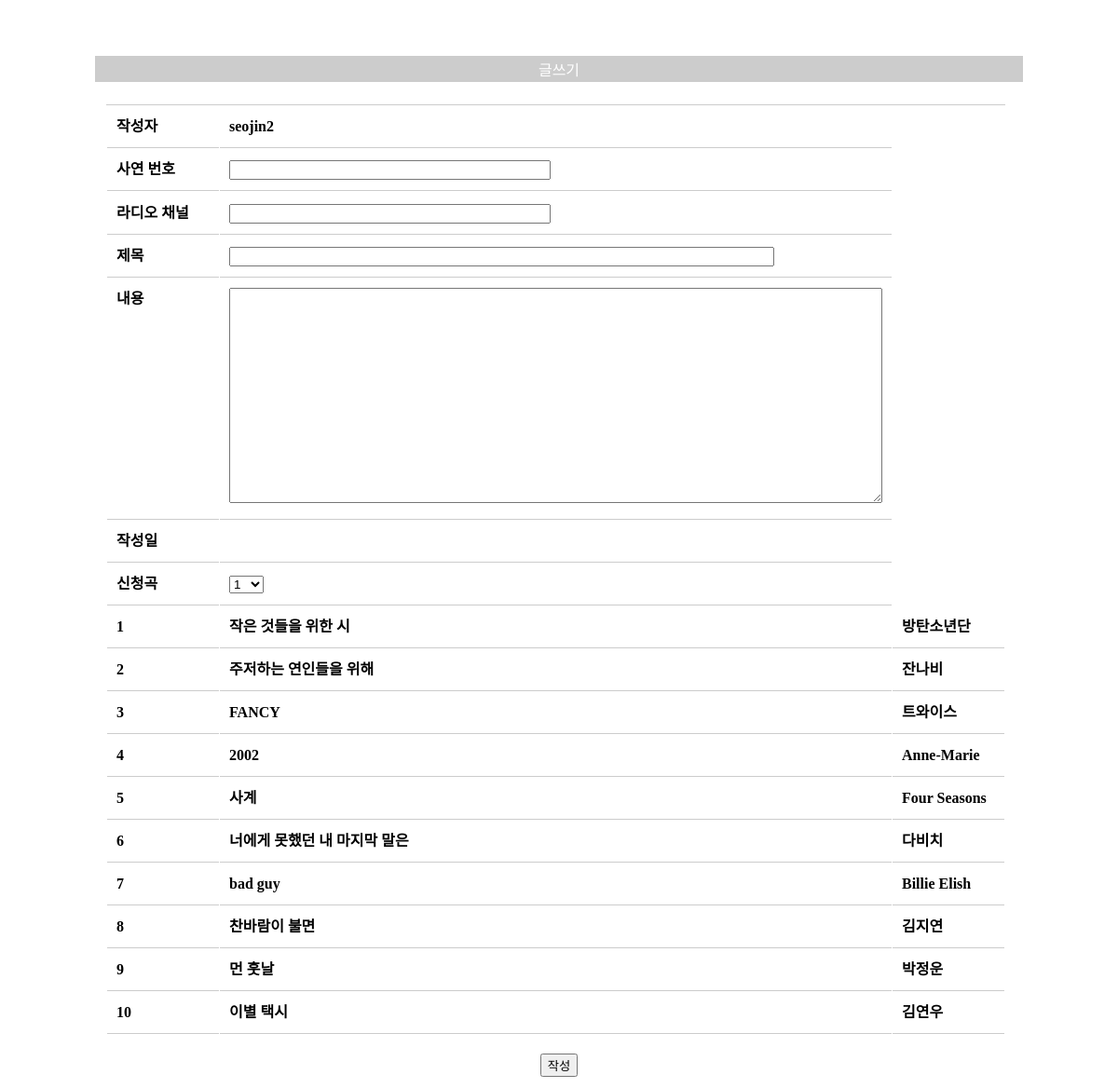
Screenshot of /write.php (signed in) with the database file from the repository.
### tables this page shows
create table music(
mno integer not null,
m_song varchar(30) not null,
m_singer varchar(20) not null,
primary key(mno)
);

### write.php (the view, shortened to what this page needs)
<!DOCTYPE html>
<html>
<head>
</head>
<body>
<form method = "get" action = "write_action.php">
<table  style="padding-top:50px" align = center width=1000 border=0 cellpadding=2 >
	<tr>
	<td height=20 align= center bgcolor=#ccc><font color=white> 글쓰기</font></td>
	</tr>
	<tr>
	<td bgcolor=white>
			<table class = "table2">
			<tr>
			<td>작성자</td>
			<td><input type="hidden" name="b_id" value="<?=$_SESSION['userid']?>"><?=$_SESSION['userid']?></td>
			</tr>
			<tr>
			<td>사연 번호</td>
			<td><input type = "text" name = "bno" size=40> </td>
			</tr>
			<tr>
			<tr>
			<td>라디오 채널</td>
			<td><input type = "text" name = "rno" size=40> </td>
			</tr>
			<tr>
			<td>제목</td>
			<td><input type = "text" name = "b_title" size=70></td>
			</tr>
			<tr>
			<td>내용</td>
			<td><textarea name = "b_content" cols=85 rows=15></textarea></td>
			</tr>
			<td>작성일</td>
			<td><input type = "hidden" name = "b_date" title size=50></td>
			</tr>
			<tr>
			<td>신청곡</td>
			<td>
				<select id='b_mno' name='b_mno'>
				<?php
				$db = new mysqli("localhost", "seonda", "itdb2019itdb2019", "seonda");
				mysqli_set_charset($db, "utf8");
				$q="select mno from music";
				$result = $db->query($q);
				while($row = mysqli_fetch_array($result)){
				echo "<option value=".$row[0].">" .$row[0]. "</option>";
				}
				?>
				</select>
				<?php
				$db = new mysqli("localhost", "seonda", "itdb2019itdb2019", "seonda");
				mysqli_set_charset($db, "utf8");
				$q = "SELECT mno,m_song,m_singer
				FROM music";
				$result = $db->query($q);
				while($row = mysqli_fetch_array($result)){
				echo "<tr>";
				echo "<td>" .$row[0] ."</td>";
				echo "<td>" .$row[1] ."</td>";
				echo "<td>" .$row[2] ."</td>";
				echo "</tr>";
				}
				?>
			</td>
			</tr>
			</table>
<center>
<input type = "submit" value="작성">
</center>
	</td>
	</tr>
</table>
</form>
</body>
</html>

### write.php (style rules this page uses)
table.table2 { border-collapse: separate; border-spacing: 1px; text-align: left; line-height: 1.5; border-top: 1px solid #ccc; margin : 20px 10px; }
table.table2 tr { width: 50px; padding: 10px; font-weight: bold; vertical-align: top; border-bottom: 1px solid #ccc; }
table.table2 td { width: 100px; padding: 10px; vertical-align: top; border-bottom: 1px solid #ccc; }

### rows the page displays
music: mno "1", m_song "작은 것들을 위한 시", m_singer "방탄소년단"
music: mno "2", m_song "주저하는 연인들을 위해", m_singer "잔나비"
music: mno "3", m_song "FANCY", m_singer "트와이스"
music: mno "4", m_song "2002", m_singer "Anne-Marie"
music: mno "5", m_song "사계", m_singer "Four Seasons"
music: mno "6", m_song "너에게 못했던 내 마지막 말은", m_singer "다비치"
music: mno "7", m_song "bad guy", m_singer "Billie Elish"
music: mno "8", m_song "찬바람이 불면", m_singer "김지연"
music: mno "9", m_song "먼 훗날", m_singer "박정운"
music: mno "10", m_song "이별 택시", m_singer "김연우"

### other values shown
$_SESSION['userid'] "seojin2"
form field b_mno "1"
